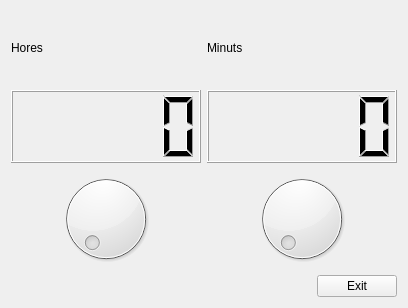
<?xml version="1.0" encoding="UTF-8"?>
<ui version="4.0">
 <class>Form</class>
 <widget class="QWidget" name="Form">
  <property name="geometry">
   <rect>
    <x>0</x>
    <y>0</y>
    <width>408</width>
    <height>308</height>
   </rect>
  </property>
  <property name="windowTitle">
   <string>Form</string>
  </property>
  <layout class="QVBoxLayout" name="verticalLayout">
   <item>
    <layout class="QHBoxLayout" name="horizontalLayout">
     <item>
      <widget class="QLabel" name="label_2">
       <property name="text">
        <string>Hores</string>
       </property>
      </widget>
     </item>
     <item>
      <widget class="QLabel" name="label">
       <property name="text">
        <string>Minuts</string>
       </property>
      </widget>
     </item>
    </layout>
   </item>
   <item>
    <layout class="QHBoxLayout" name="horizontalLayout_2">
     <item>
      <widget class="QLCDNumber" name="lcdNumber_2"/>
     </item>
     <item>
      <widget class="QLCDNumber" name="lcdNumber"/>
     </item>
    </layout>
   </item>
   <item>
    <layout class="QHBoxLayout" name="horizontalLayout_3">
     <item>
      <widget class="QDial" name="dial_2">
       <property name="maximum">
        <number>23</number>
       </property>
      </widget>
     </item>
     <item>
      <widget class="QDial" name="dial">
       <property name="maximum">
        <number>59</number>
       </property>
      </widget>
     </item>
    </layout>
   </item>
   <item>
    <layout class="QHBoxLayout" name="horizontalLayout_4">
     <item>
      <spacer name="horizontalSpacer">
       <property name="orientation">
        <enum>Qt::Horizontal</enum>
       </property>
       <property name="sizeHint" stdset="0">
        <size>
         <width>40</width>
         <height>20</height>
        </size>
       </property>
      </spacer>
     </item>
     <item>
      <widget class="QPushButton" name="pushButton">
       <property name="text">
        <string>Exit</string>
       </property>
      </widget>
     </item>
    </layout>
   </item>
  </layout>
 </widget>
 <resources/>
 <connections>
  <connection>
   <sender>dial_2</sender>
   <signal>valueChanged(int)</signal>
   <receiver>lcdNumber_2</receiver>
   <slot>display(int)</slot>
   <hints>
    <hint type="sourcelabel">
     <x>106</x>
     <y>167</y>
    </hint>
    <hint type="destinationlabel">
     <x>121</x>
     <y>118</y>
    </hint>
   </hints>
  </connection>
  <connection>
   <sender>dial</sender>
   <signal>valueChanged(int)</signal>
   <receiver>lcdNumber</receiver>
   <slot>display(int)</slot>
   <hints>
    <hint type="sourcelabel">
     <x>302</x>
     <y>164</y>
    </hint>
    <hint type="destinationlabel">
     <x>308</x>
     <y>114</y>
    </hint>
   </hints>
  </connection>
  <connection>
   <sender>pushButton</sender>
   <signal>clicked()</signal>
   <receiver>Form</receiver>
   <slot>close()</slot>
   <hints>
    <hint type="sourcelabel">
     <x>334</x>
     <y>265</y>
    </hint>
    <hint type="destinationlabel">
     <x>4</x>
     <y>278</y>
    </hint>
   </hints>
  </connection>
 </connections>
</ui>
